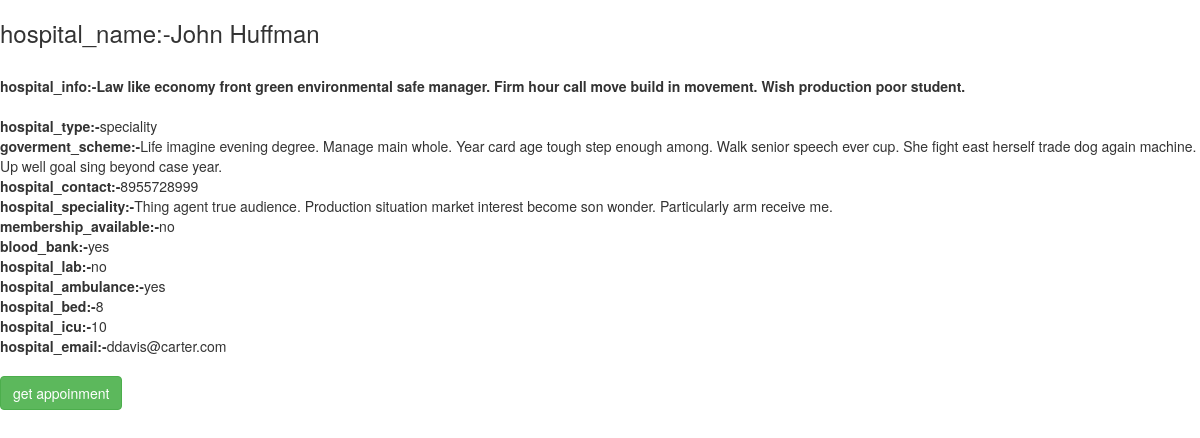
Page /hospital/list/3/ on the committed database.
### hospitalapp/models.py (models this page shows)
class Hospital(models.Model):
    user_choice =(('multi-speciality','multispeciality'),('speciality','speciality'))
    choice = (('yes','yes'),('no','no'))
    hospital_name=models.CharField(max_length=50)
    hospital_address=models.CharField(max_length=50)
    hospital_info=models.TextField()
    hospital_type=models.CharField(max_length=20,choices=user_choice, default='multi-speciality')
    goverment_scheme=models.TextField()
    hospital_contact=models.IntegerField()
    hospital_speciality=models.TextField()
    membership_available=models.CharField(max_length=20,default='no',choices=choice)
    blood_bank=models.CharField(max_length=20,default='yes',choices=choice)
    hospital_lab=models.CharField(max_length=20,default='yes',choices=choice)
    hospital_ambulance=models.CharField(max_length=20,default='yes',choices=choice)
    hospital_bed=models.IntegerField()
    hospital_icu=models.IntegerField()
    hospital_email=models.EmailField(unique=True)
    hospital_password=models.CharField(max_length=50)

### hospitalapp/views.py (the view)
# urls.py: path('list/<int:pk>/',views.HospitalDetail.as_view(),name='detail'),
class HospitalDetail(DetailView):
    model=Hospital
    template_name = 'hospitalapp/hospital_detail.html'

### hospitalapp/templates/hospitalapp/hospital_detail.html (shortened to what this page needs)
<!DOCTYPE html>
<html lang="en" dir="ltr">
  <head>
    <link rel="stylesheet" href="https://maxcdn.bootstrapcdn.com/bootstrap/3.3.7/css/bootstrap.min.css">
  </head>
  <body>
    <b><h3>hospital_name:-{{hospital.hospital_name}}</h3><br></b>
    <b>hospital_info:-{{hospital.hospital_info}}<br><br></b>
    <b>hospital_type:-</b>{{hospital.hospital_type}}<br>
    <b>goverment_scheme:-</b>{{hospital.goverment_scheme}}<br>
    <b>hospital_contact:-</b>{{hospital.hospital_contact}}<br>
    <b>hospital_speciality:-</b>{{hospital.hospital_speciality}}<br>
    <b>membership_available:-</b>{{hospital.membership_available}}<br>
    <b>blood_bank:-</b>{{hospital.blood_bank}}<br>
    <b>hospital_lab:-</b>{{hospital.hospital_lab}}<br>
    <b>hospital_ambulance:-</b>{{hospital.hospital_ambulance}}<br>
    <b>hospital_bed:-</b>{{hospital.hospital_bed}}<br>
    <b>hospital_icu:-</b>{{hospital.hospital_icu}}<br>
    <b>hospital_email:-</b>{{hospital.hospital_email}}<br><br>
    <a href="/patient/appoint/" class="btn btn-success">get appoinment</a>
  </body>
</html>

### rows in the picture
Hospital: hospital_name "John Huffman", hospital_info "Law like economy front green environmental safe manager. Firm hour call move build in movement. Wish production poor student.", hospital_type "speciality", goverment_scheme "Life imagine evening degree. Manage main whole. Year card age tough step enough among. Walk senior speech ever cup. She fight east herself trade dog again machine. Up well goal sing beyond case year.", hospital_contact "8955728999", hospital_speciality "Thing agent true audience. Production situation market interest become son wonder. Particularly arm receive me.", membership_available "no", blood_bank "yes", hospital_lab "no", hospital_ambulance "yes", hospital_bed "8", hospital_icu "10", hospital_email "ddavis@carter.com"
